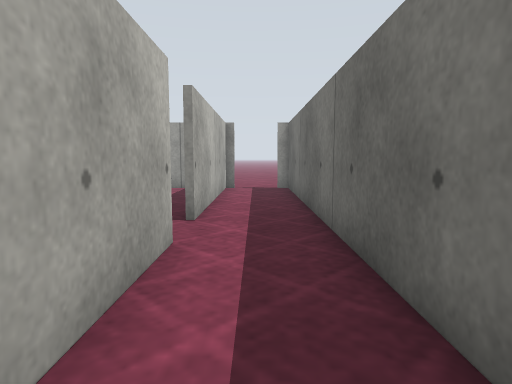
[1] (above)

14 first-person views from a walk through a Gazebo world. The camera is 0.72 m above the floor, tilts 6° down and sees 75° across. The floor is counted in squares, 0.5 m on a side. Each view is taken from the middle of a square. On the plan, view 1 faces up. The plan holds only what a view shows up to about 15 squares ahead; the rest is blank. Surface patterns are stand-ins for the level's own textures.

[2]
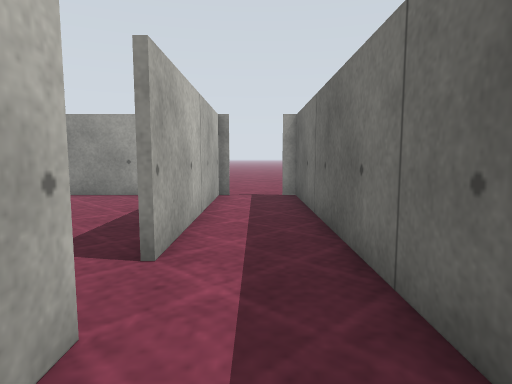

[3]
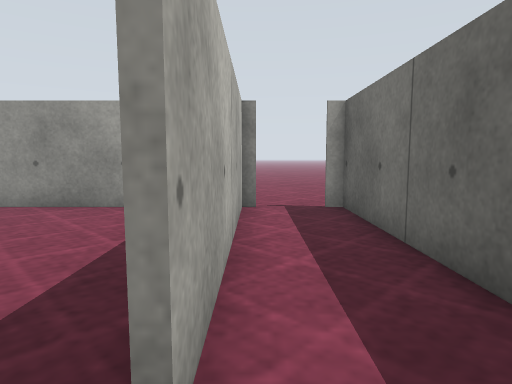

[4]
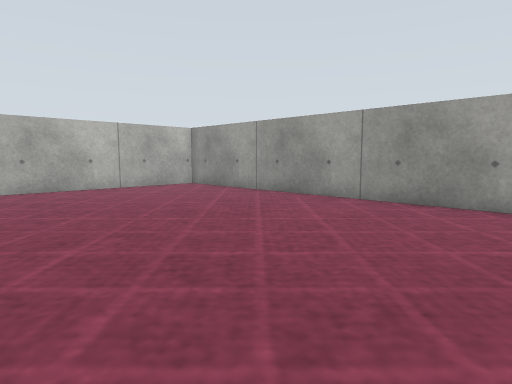

[5]
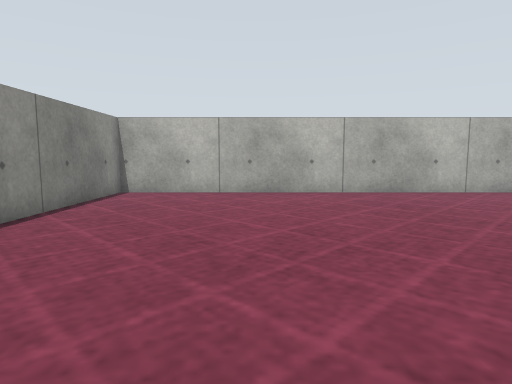

[6]
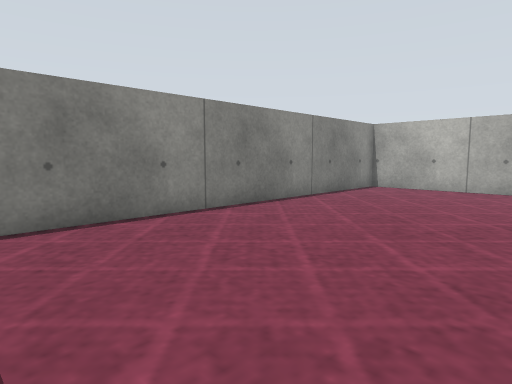

[7]
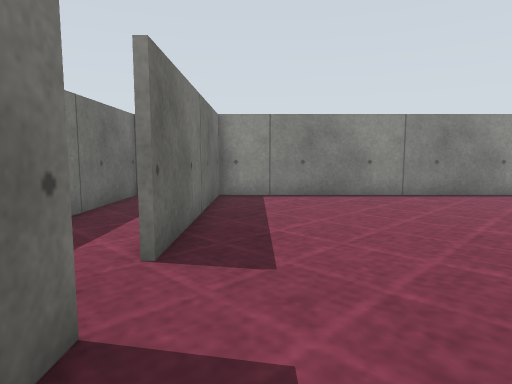

[8]
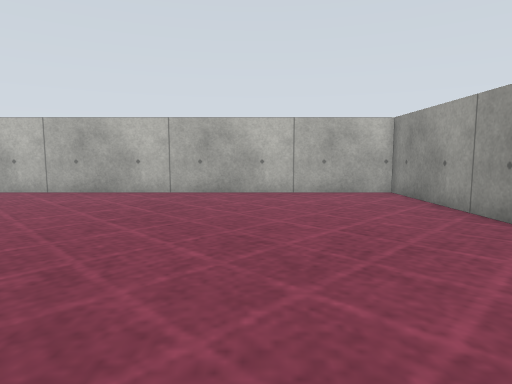

[9]
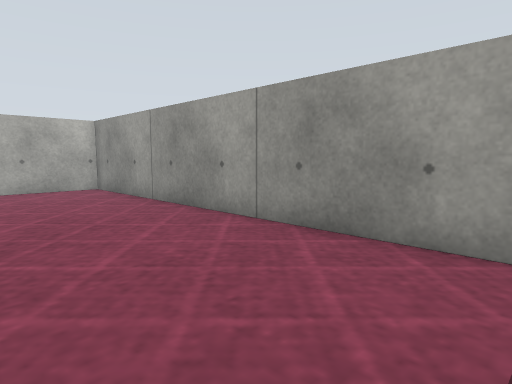

[10]
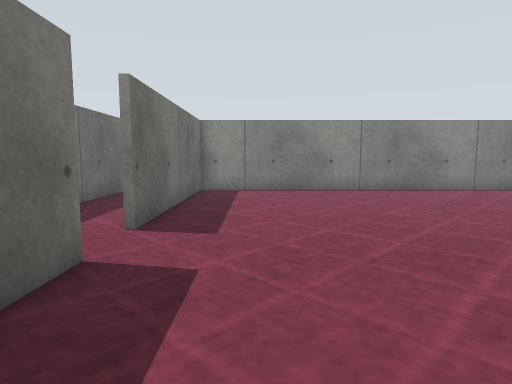

[11]
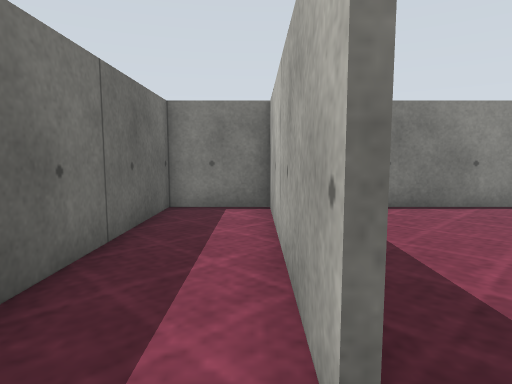

[12]
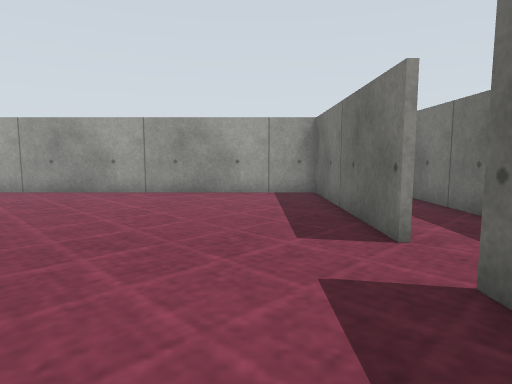

[13]
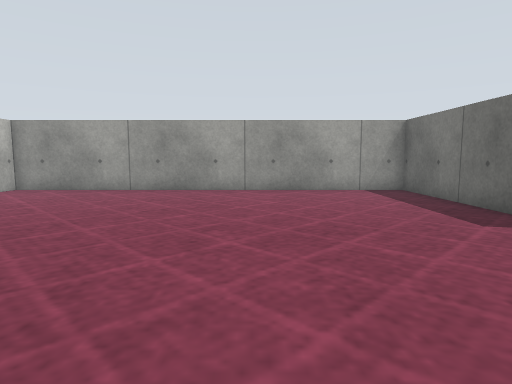

[14]
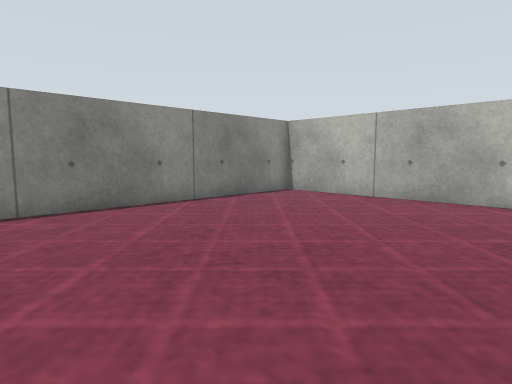

### Floor plan
Points are (right, up) in squares from view 1. A wall is a line through its corners. A room is listed if a view was taken in it or the views show most of it. See-through windows are left out.
Room 1 (views 1, 2, 3, 11)
walls: (-1.4, 5.5) (-1.4, 0.2); (-1.4, 15.5) (-1.4, 7.4); (-2, -2.5) (1.5, -2.5) (1.5, 15.5) (1, 15.5)
ways out: opening at (-2, 6.5) to room 2; opening at (1.5, 16.5)
Room 2 (views 4, 5, 6, 7, 8, 9, 10, 12, 13, 14)
walls: (-1.6, 7.5) (-1.6, 15.5); (-0.9, 15.5) (-18.5, 15.5) (-18.5, -2.5) (-2, -2.5); (-1.6, -2.5) (-1.6, 5.5)
ways out: opening at (-2, 6.5) to room 1

Where each view was taken, in squares from view 1:
view 1: 0 up, 0 right, facing up
view 2: 3 up, 0 right, facing up
view 3: 6 up, 1 left, facing up
view 4: 5 up, 3 left, facing up-left
view 5: 3 up, 5 left, facing left
view 6: 5 up, 3 left, facing down-left
view 7: 10 up, 3 left, facing down
view 8: 10 up, 5 left, facing left
view 9: 10 up, 3 left, facing up-left
view 10: 12 up, 4 left, facing down
view 11: 7 up, 1 left, facing down
view 12: 2 up, 4 left, facing up
view 13: 1 up, 8 left, facing up
view 14: 7 up, 7 left, facing down-left
